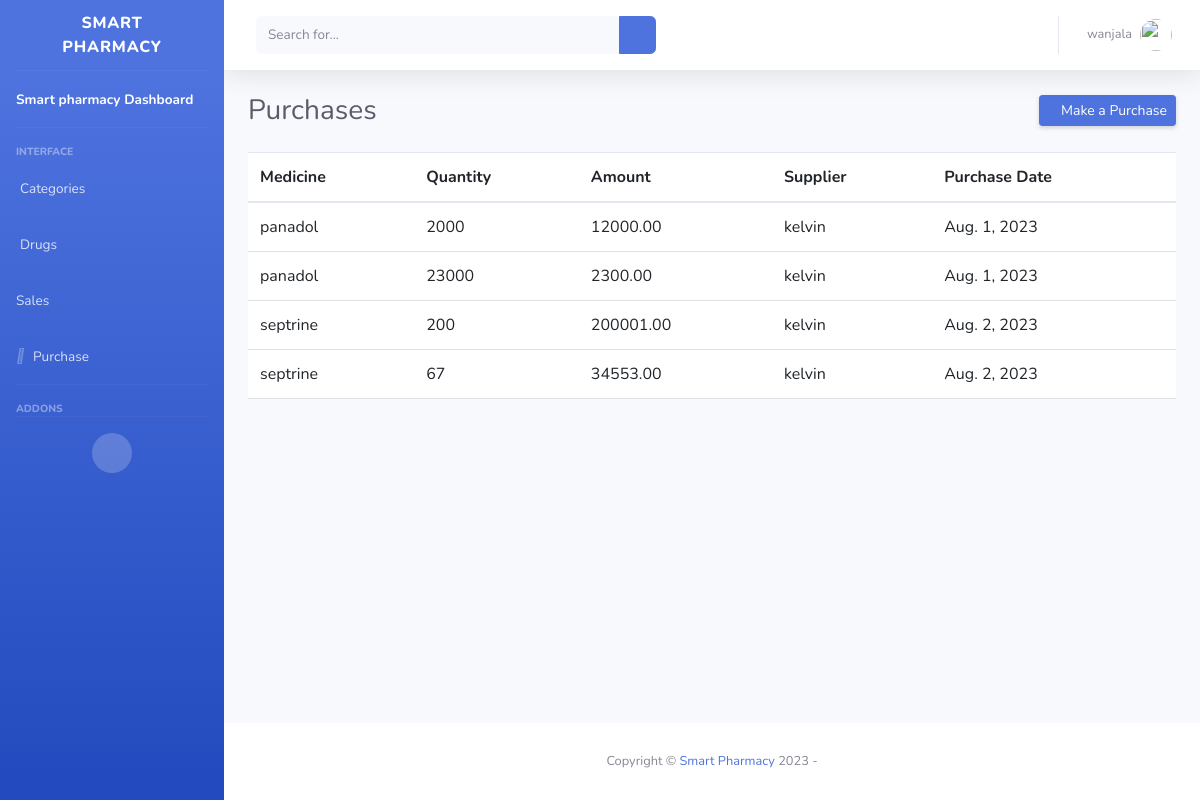
/purchases/ (signed in), run on an earlier commit of the app's database.
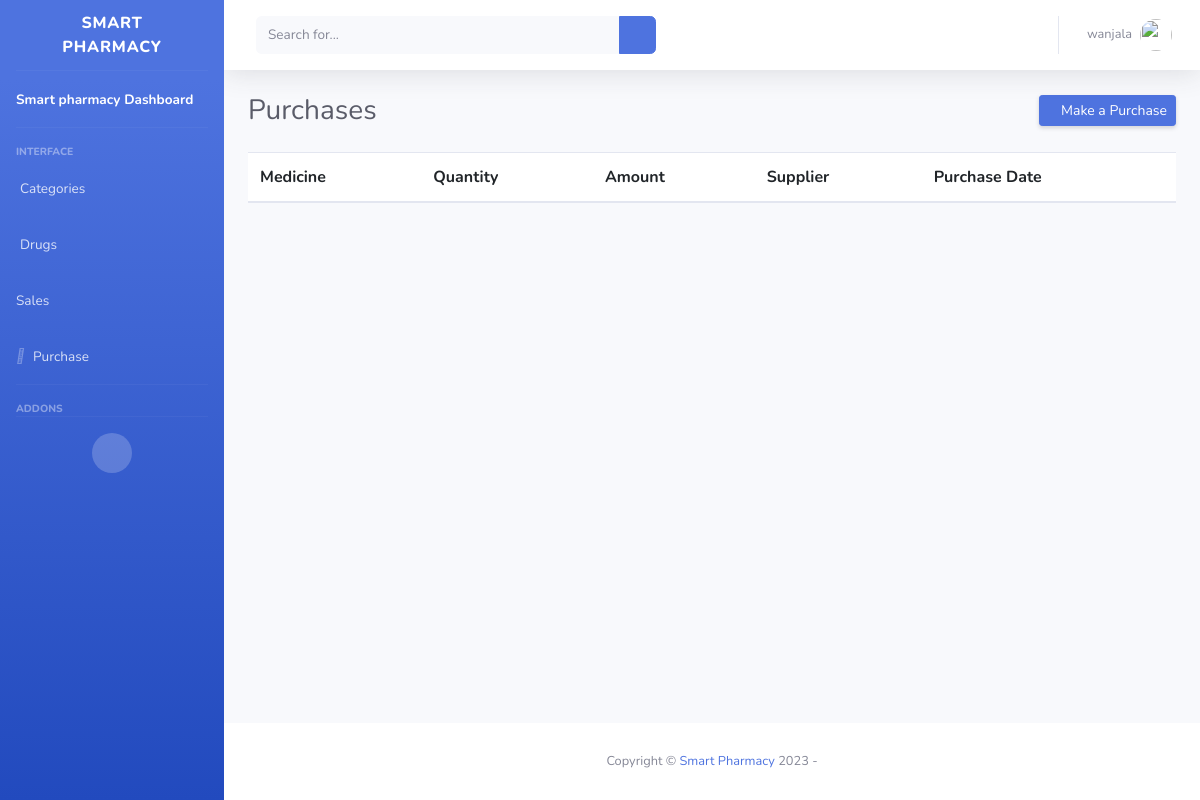
And on a later commit of the database.
### pharmacy/models.py (models this page shows, shortened)
class Purchase(models.Model):
    medicine = models.ForeignKey(Medicine, on_delete=models.CASCADE)
    supplier = models.ForeignKey(Supplier, on_delete=models.CASCADE)
    quantity_purchased = models.PositiveIntegerField()
    purchase_date = models.DateField()
    purchase_amount = models.DecimalField(max_digits=10, decimal_places=2)

class Medicine(models.Model):
    name = models.CharField(max_length=200, unique=True)
    category = models.ForeignKey(Category, on_delete=models.CASCADE)
    batch_number = models.CharField(max_length=50)
    expiration_date = models.DateField()
    supplier = models.ForeignKey(Supplier, on_delete=models.CASCADE)
    def __str__(self):
        return self.name

class Supplier(models.Model):
    name = models.CharField(max_length=100)
    contact_number = models.CharField(max_length=15)
    def __str__(self):
        return self.name

### pharmacy/views.py (the view)
# urls.py: path('purchases/', views.purchases, name='purchases'),
@login_required(login_url='login')
def purchases(request):
    if request.method == 'POST':
        form = PurchaseForm(request.POST)
        if form.is_valid():
            form.save()
            return redirect('purchases')
    else:
        form = PurchaseForm()
    purchases = Purchase.objects.all()
    return render(request, 'pharmacy/Purchases.html', {'form': form, 'purchases': purchases})

### pharmacy/forms/forms.py
class PurchaseForm(forms.ModelForm):
    class Meta:
        model = Purchase
        fields = ['medicine', 'quantity_purchased', 'purchase_amount', 'purchase_date', 'supplier']
        widgets = {
            'medicine': forms.Select(attrs={'class': 'form-select'}),
            'supplier': forms.Select(attrs={'class': 'form-select'}),
            'quantity_purchased': forms.NumberInput(attrs={'class': 'form-control'}),
            'purchase_amount': forms.NumberInput(attrs={'class': 'form-control'}),
            'purchase_date': forms.DateInput(attrs={'class': 'form-control', 'type': 'date'}),
        }

### pharmacy/templates/pharmacy/Purchases.html (shortened to what this page needs)
{% extends 'main.html' %}
{% load static %}
{% block content %}
    <section id="page-top">
        <div id="wrapper">
            {% include 'pharmacy/sideBar.html' %}
            <div id="content-wrapper" class="d-flex flex-column">
                <div id="content">
                    {% include 'pharmacy/topAppBar.html' %}
                    {% include 'pharmacy/purchase.html' %}
                    </div>
                {% include 'footer.html' %}
            </div>
        </div>
    </section>
{% endblock %}

### pharmacy/templates/pharmacy/purchase.html (shortened to what this page needs)
<div class="container-fluid">
    <div class="d-sm-flex align-items-center justify-content-between mb-4">
        <h1 class="h3 mb-0 text-gray-800">Purchases</h1>
        <a href="#" class="d-none d-sm-inline-block btn btn-sm btn-primary shadow-sm" data-bs-toggle="modal"
           data-bs-target="#addPurchaseModal"><i
                class="fas fa-plus fa-sm text-white-50"></i> Make a Purchase</a>
    </div>
    <table class="table">
        <thead>
        <tr>
            <th>Medicine</th>
            <th>Quantity</th>
            <th>Amount</th>
            <th>Supplier</th>
            <th>Purchase Date</th>
        </tr>
        </thead>
        <tbody>
        {% for purchase in purchases %}
            <tr>
                <td>{{ purchase.medicine }}</td>
                <td>{{ purchase.quantity_purchased }}</td>
                <td>{{ purchase.purchase_amount }}</td>
                <td>{{ purchase.supplier }}</td>
                <td>{{ purchase.purchase_date }}</td>
            </tr>
        {% endfor %}
        </tbody>
    </table>
</div>

What changed in the data, as far as the page shows it:
removed Purchase: medicine "panadol", quantity_purchased "2000", purchase_amount "12000.00", supplier "kelvin", purchase_date "Aug. 1, 2023"
removed Purchase: medicine "panadol", quantity_purchased "23000", purchase_amount "2300.00", supplier "kelvin", purchase_date "Aug. 1, 2023"
removed Purchase: medicine "septrine", quantity_purchased "200", purchase_amount "200001.00", supplier "kelvin", purchase_date "Aug. 2, 2023"
removed Purchase: medicine "septrine", quantity_purchased "67", purchase_amount "34553.00", supplier "kelvin", purchase_date "Aug. 2, 2023"
